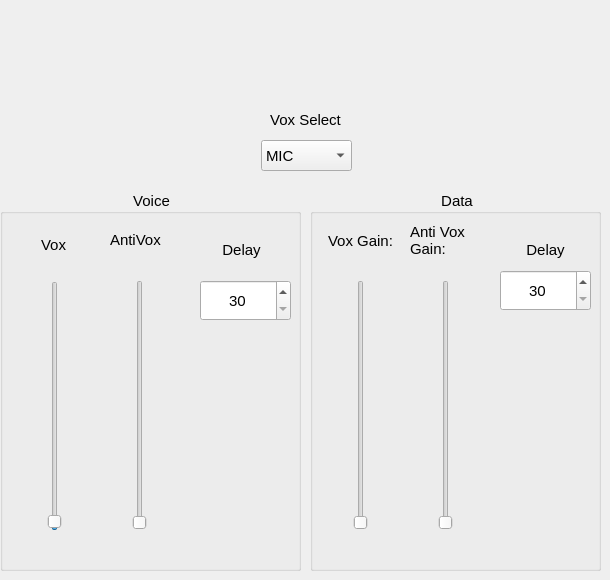
      <widget class="QWidget" name="vox">
       <property name="styleSheet">
        <string notr="true">QWidget{font: &quot;MS Shell Dlg 2&quot;; font-size: 15px}</string>
       </property>
       <attribute name="title">
        <string>Vox</string>
       </attribute>
       <widget class="QGroupBox" name="groupBox_7">
        <property name="geometry">
         <rect>
          <x>0</x>
          <y>190</y>
          <width>301</width>
          <height>381</height>
         </rect>
        </property>
        <property name="title">
         <string>Voice</string>
        </property>
        <property name="alignment">
         <set>Qt::AlignCenter</set>
        </property>
        <widget class="QLabel" name="lblAntiVox">
         <property name="geometry">
          <rect>
           <x>110</x>
           <y>19</y>
           <width>67</width>
           <height>61</height>
          </rect>
         </property>
         <property name="text">
          <string>AntiVox</string>
         </property>
         <property name="wordWrap">
          <bool>true</bool>
         </property>
        </widget>
        <widget class="QLabel" name="lblVoxDelay">
         <property name="geometry">
          <rect>
           <x>200</x>
           <y>50</y>
           <width>83</width>
           <height>20</height>
          </rect>
         </property>
         <property name="font">
          <font>
           <pointsize>-1</pointsize>
           <weight>50</weight>
           <italic>false</italic>
           <bold>false</bold>
          </font>
         </property>
         <property name="text">
          <string>Delay</string>
         </property>
         <property name="alignment">
          <set>Qt::AlignCenter</set>
         </property>
        </widget>
        <widget class="QLabel" name="lblVoxLevel">
         <property name="geometry">
          <rect>
           <x>13</x>
           <y>29</y>
           <width>81</width>
           <height>51</height>
          </rect>
         </property>
         <property name="font">
          <font>
           <pointsize>-1</pointsize>
           <weight>50</weight>
           <italic>false</italic>
           <bold>false</bold>
          </font>
         </property>
         <property name="text">
          <string>Vox</string>
         </property>
         <property name="alignment">
          <set>Qt::AlignCenter</set>
         </property>
         <property name="wordWrap">
          <bool>true</bool>
         </property>
        </widget>
        <widget class="QSlider" name="VoxLevel">
         <property name="geometry">
          <rect>
           <x>15</x>
           <y>91</y>
           <width>80</width>
           <height>250</height>
          </rect>
         </property>
         <property name="font">
          <font>
           <pointsize>-1</pointsize>
           <weight>50</weight>
           <italic>false</italic>
           <bold>false</bold>
          </font>
         </property>
         <property name="minimum">
          <number>0</number>
         </property>
         <property name="maximum">
          <number>100</number>
         </property>
         <property name="value">
          <number>1</number>
         </property>
         <property name="orientation">
          <enum>Qt::Vertical</enum>
         </property>
        </widget>
        <widget class="QSlider" name="AntiVox">
         <property name="geometry">
          <rect>
           <x>100</x>
           <y>90</y>
           <width>80</width>
           <height>250</height>
          </rect>
         </property>
         <property name="font">
          <font>
           <pointsize>-1</pointsize>
           <weight>50</weight>
           <italic>false</italic>
           <bold>false</bold>
          </font>
         </property>
         <property name="minimum">
          <number>0</number>
         </property>
         <property name="maximum">
          <number>100</number>
         </property>
         <property name="singleStep">
          <number>1</number>
         </property>
         <property name="pageStep">
          <number>10</number>
         </property>
         <property name="value">
          <number>0</number>
         </property>
         <property name="orientation">
          <enum>Qt::Vertical</enum>
         </property>
        </widget>
        <widget class="QSpinBox" name="sbVoxDelay">
         <property name="geometry">
          <rect>
           <x>200</x>
           <y>90</y>
           <width>91</width>
           <height>41</height>
          </rect>
         </property>
         <property name="alignment">
          <set>Qt::AlignCenter</set>
         </property>
         <property name="minimum">
          <number>30</number>
         </property>
         <property name="maximum">
          <number>3000</number>
         </property>
         <property name="singleStep">
          <number>10</number>
         </property>
        </widget>
       </widget>
       <widget class="QGroupBox" name="groupBox_8">
        <property name="geometry">
         <rect>
          <x>310</x>
          <y>190</y>
          <width>291</width>
          <height>381</height>
         </rect>
        </property>
        <property name="title">
         <string>Data</string>
        </property>
        <property name="alignment">
         <set>Qt::AlignCenter</set>
        </property>
        <widget class="QSlider" name="lvlDataAntiVoxGain">
         <property name="geometry">
          <rect>
           <x>100</x>
           <y>90</y>
           <width>71</width>
           <height>250</height>
          </rect>
         </property>
         <property name="maximum">
          <number>100</number>
         </property>
         <property name="orientation">
          <enum>Qt::Vertical</enum>
         </property>
        </widget>
        <widget class="QSlider" name="lvlDataVoxGain">
         <property name="geometry">
          <rect>
           <x>20</x>
           <y>90</y>
           <width>61</width>
           <height>250</height>
          </rect>
         </property>
         <property name="maximum">
          <number>100</number>
         </property>
         <property name="orientation">
          <enum>Qt::Vertical</enum>
         </property>
        </widget>
        <widget class="QLabel" name="lblDataVoxGain">
         <property name="geometry">
          <rect>
           <x>10</x>
           <y>20</y>
           <width>81</width>
           <height>61</height>
          </rect>
         </property>
         <property name="text">
          <string>Vox Gain:</string>
         </property>
         <property name="alignment">
          <set>Qt::AlignCenter</set>
         </property>
         <property name="wordWrap">
          <bool>true</bool>
         </property>
        </widget>
        <widget class="QLabel" name="lblDataAntiVoxGain">
         <property name="geometry">
          <rect>
           <x>100</x>
           <y>20</y>
           <width>81</width>
           <height>61</height>
          </rect>
         </property>
         <property name="text">
          <string>Anti Vox Gain:</string>
         </property>
         <property name="wordWrap">
          <bool>true</bool>
         </property>
        </widget>
        <widget class="QSpinBox" name="sbDataVoxDelay">
         <property name="geometry">
          <rect>
           <x>190</x>
           <y>80</y>
           <width>91</width>
           <height>41</height>
          </rect>
         </property>
         <property name="alignment">
          <set>Qt::AlignCenter</set>
         </property>
         <property name="minimum">
          <number>30</number>
         </property>
         <property name="maximum">
          <number>3000</number>
         </property>
         <property name="singleStep">
          <number>10</number>
         </property>
        </widget>
        <widget class="QLabel" name="lblVoxDelay_2">
         <property name="geometry">
          <rect>
           <x>190</x>
           <y>50</y>
           <width>91</width>
           <height>20</height>
          </rect>
         </property>
         <property name="font">
          <font>
           <pointsize>-1</pointsize>
           <weight>50</weight>
           <italic>false</italic>
           <bold>false</bold>
          </font>
         </property>
         <property name="text">
          <string>Delay</string>
         </property>
         <property name="alignment">
          <set>Qt::AlignCenter</set>
         </property>
        </widget>
       </widget>
       <widget class="QComboBox" name="cbVoxSelect">
        <property name="geometry">
         <rect>
          <x>261</x>
          <y>140</y>
          <width>91</width>
          <height>31</height>
         </rect>
        </property>
        <item>
         <property name="text">
          <string>MIC</string>
         </property>
        </item>
        <item>
         <property name="text">
          <string>DATA</string>
         </property>
        </item>
       </widget>
       <widget class="QLabel" name="label_16">
        <property name="geometry">
         <rect>
          <x>250</x>
          <y>110</y>
          <width>111</width>
          <height>20</height>
         </rect>
        </property>
        <property name="font">
         <font>
          <pointsize>-1</pointsize>
          <weight>50</weight>
          <italic>false</italic>
          <bold>false</bold>
         </font>
        </property>
        <property name="text">
         <string>Vox Select</string>
        </property>
        <property name="alignment">
         <set>Qt::AlignCenter</set>
        </property>
       </widget>
      </widget>
